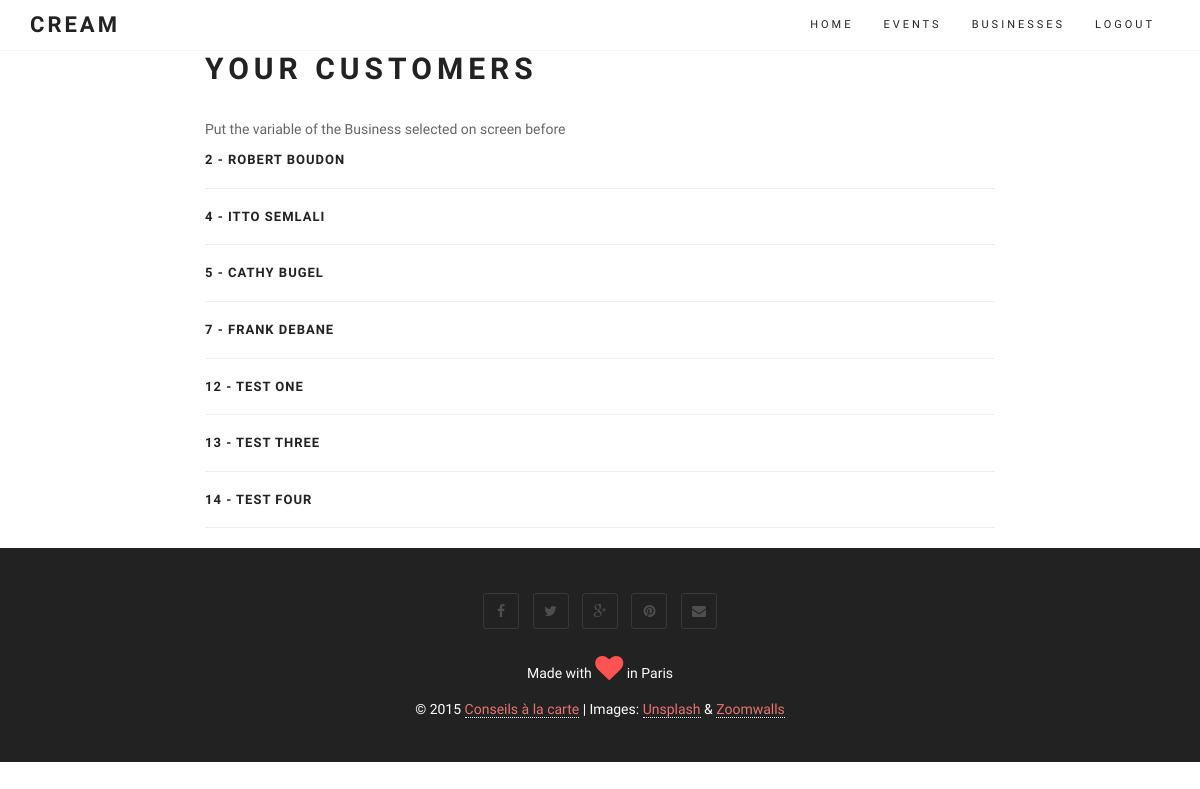
The app's page /customer/1/ (signed in) with its own data.
### core/models.py (models this page shows)
class Customer(models.Model):
	user = models.ForeignKey(User)
	business = models.ForeignKey(Business) # could we make it multiple values
	kind = models.IntegerField(choices=CUSTOMER_KIND, null=True, blank=True)
	status = models.IntegerField(choices=CUSTOMER_STATUS, null=True, blank=True)
	fullname = models.CharField(max_length=100, null=True, blank=True)
	telephone = models.CharField(max_length=20, null=True, blank=True)
	email = models.CharField(max_length=100, null=True, blank=True)
 	created_at = models.DateTimeField(auto_now_add=True)
 	def __unicode__(self):
 		return str(self.fullname) #+ ' - ' + str(self.bus_c) + ' - ' + str(self.fullname)
 	def get_absolute_url(self):
 	 	return reverse (viewname="customer_list", args=[self.id])

### core/views.py (the view)
# urls.py: url(r'customer/(?P<pk>\d+)/$', login_required(coreviews.CustomerListView.as_view()), name = 'customer_list'),
class CustomerListView(ListView):
	model = coremodels.Customer
	template_name = "customer/list.html"
	def get_queryset(self):
		return coremodels.Customer.objects.filter(user=self.request.user,business=self.kwargs['pk'])

### templates/customer/list.html (shortened to what this page needs)
{% extends "base/theme.html" %}
{% block content %}
<div class="row main-content">
	<div class="col-md-2"></div>
	<div class="col-md-8">
	<h2>Your Customers</h2>
Put the variable of the Business selected on screen before<p>
		{% for customer in object_list %}
		<div class="row">
	 		<div class="col-md-12">
			<h3>{{ customer.id }} - {{ customer.fullname }}</h3>
			<hr></div>
		</div>
		{% endfor %}
	</div>
	<div class="col-md-2"></div>
</div>
{% endblock %}

### static/css/style.css (style rules this page uses)
body { font: 300 14px/1.8 'Raleway', sans-serif; color: #666; overflow-x: hidden; }
h1, h2, h3, h4, h5, h6 { font: 700 40px/1.2 Raleway, sans-serif; text-transform: uppercase; letter-spacing: 5px; margin: 5px 0 5px; color: #222; }
h2 { font-size: 30px; margin: 0 0 30px; }
h3 { font-size: 13px; letter-spacing: 1px; margin: 0 0 5px; }

### records on screen
Customer: id "2", fullname "ROBERT BOUDON"
Customer: id "4", fullname "ITTO SEMLALI"
Customer: id "5", fullname "CATHY BUGEL"
Customer: id "7", fullname "FRANK DEBANE"
Customer: id "12", fullname "TEST ONE"
Customer: id "13", fullname "TEST THREE"
Customer: id "14", fullname "TEST FOUR"
